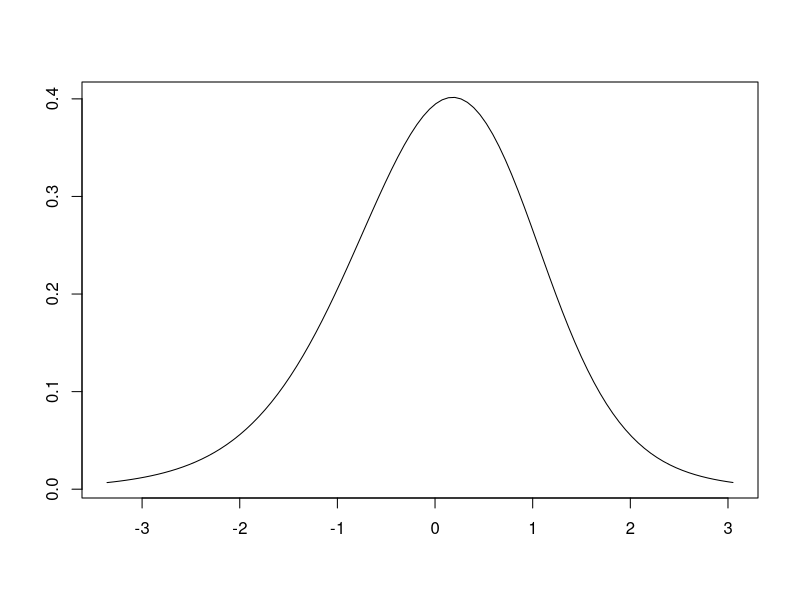

Write R code to recreate this figure.
library(polspline)


### Name: oldlogspline
### Title: Logspline Density Estimation - 1992 version
### Aliases: oldlogspline
### Keywords: distribution smooth

### ** Examples

# A simple example
y <- rnorm(100)
fit <- oldlogspline(y)       
plot(fit)
# An example involving censoring and a lower bound
y <- rlnorm(1000)
censoring <- rexp(1000) * 4
delta <- 1 * (y <= censoring)
y[delta == 0] <- censoring[delta == 0]
fit <- oldlogspline(y[delta == 1], y[delta == 0], lbound = 0)
